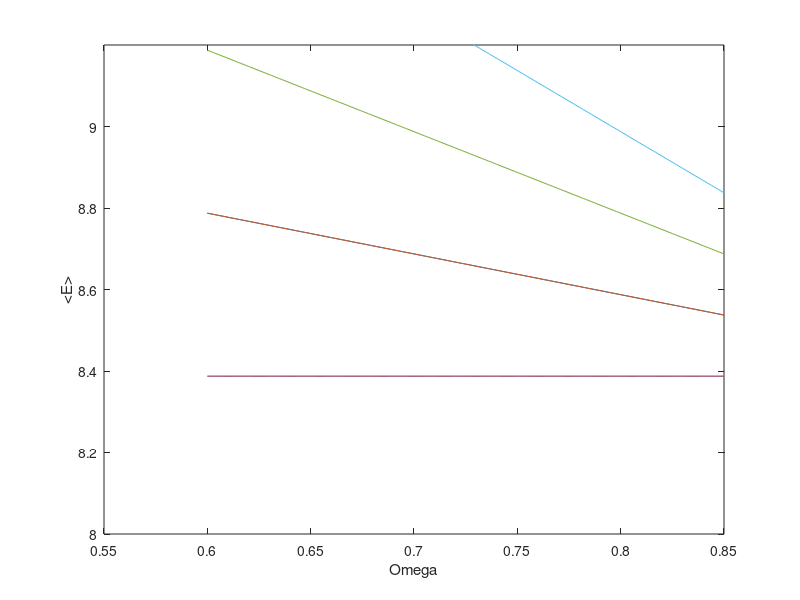

This chart was generated by the following MATLAB code:
%byhandcellbycell2
clear all;
hbar = 6.63e-34/(2*pi);
g=1;
OmegaIncreaseMatrix = zeros(1,250);
OmegaEnergyMatrix = zeros(2,250);
OmegaEnergyMatrixGround = zeros(2,250);
OmegaEnergyMatrixGround2 = zeros(2,250);
OmegaEnergyMatrixGround3 = zeros(2,250);
n=0;
Wp=0.75;
N=6;

for Omega = 0.6:0.001:0.85;
    n=n+1;
    Ground = N + N*(N-1)/(4*pi);
    First = N + (1-Omega)+ N*(N-1)/(4*pi);
    sec = N + (1-Omega)* 2 + N*((N-1)/(4*pi));
    thir = N + (1-Omega)* 3 + N*((N-1)/(4*pi))
    
    OmegaIncreaseMatrix(1,n) = Omega;
    OmegaEnergyMatrix(:,n) = First;
    OmegaEnergyMatrixGround(:,n) = Ground;
    OmegaEnergyMatrix2(:,n) = sec;
    OmegaEnergyMatrix3(:,n) = thir;
    

end

plot(OmegaIncreaseMatrix,OmegaEnergyMatrix, OmegaIncreaseMatrix, OmegaEnergyMatrixGround, OmegaIncreaseMatrix , OmegaEnergyMatrix2 ,OmegaIncreaseMatrix, OmegaEnergyMatrix3 )
xlabel('Omega')
ylabel('<E>')
ylim([8.0 9.2])
%xlim([0.7 0.8])
